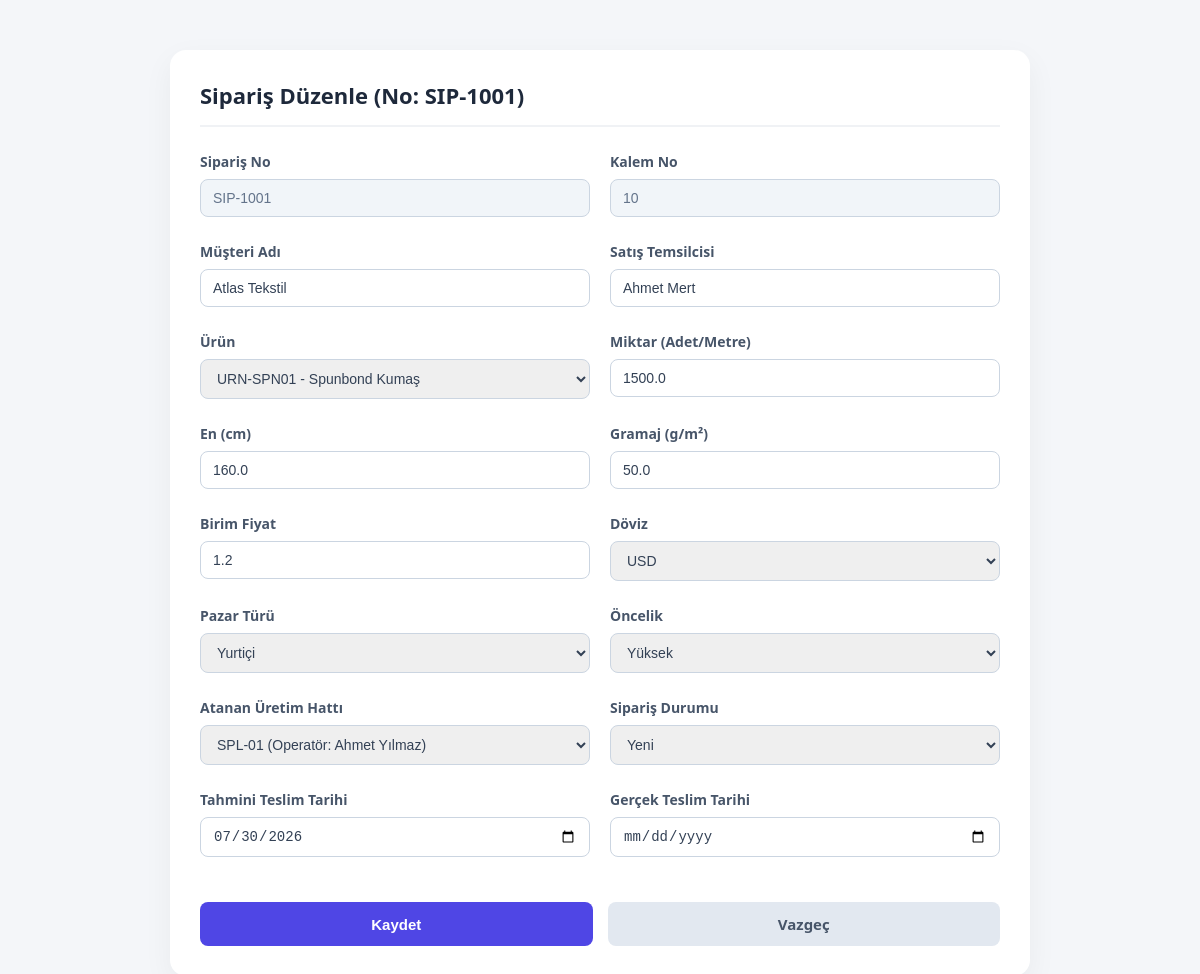
The page /orders/1/edit on the database as committed earlier.
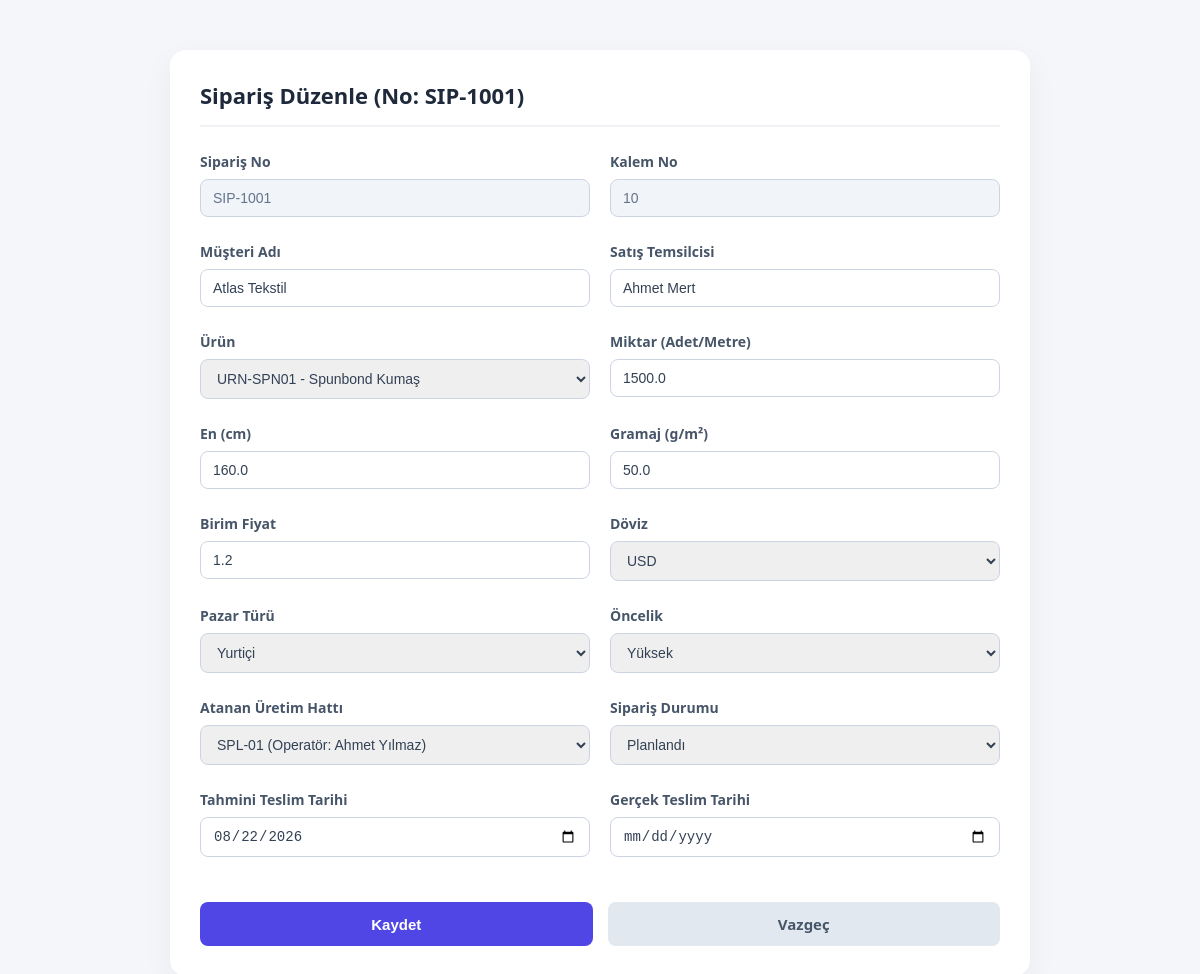
The same page on the database as committed later.
### app/models.py (models this page shows)
class Order(Base):
    __tablename__ = "orders"
    id: Mapped[int] = mapped_column(
        primary_key=True,
        index=True,
    )
    order_no: Mapped[str] = mapped_column(
        String(50),
        unique=False,
        nullable=False,
        index=True,
    )
    item_no: Mapped[str] = mapped_column(
        String(50),
        nullable=False,
        index=True,
    )
    customer_name: Mapped[str] = mapped_column(
        String(150),
        nullable=False,
    )
    product_id: Mapped[int | None] = mapped_column(
        ForeignKey("products.id"),
        nullable=True,
    )
    quantity: Mapped[float | None] = mapped_column(
        Float,
        nullable=True,
    )
    width: Mapped[float | None] = mapped_column(
        Float,
        nullable=True,
    )
    grammage: Mapped[float | None] = mapped_column(
        Float,
        nullable=True,
    )
    market_type: Mapped[str] = mapped_column(
        String(50),
        default="Yurtiçi",
        nullable=False,
    )
    sales_rep: Mapped[str | None] = mapped_column(
        String(100),
        nullable=True,
    )
    unit_price: Mapped[float] = mapped_column(
        Float,
        default=0.0,
        nullable=False,
    )
    currency: Mapped[str] = mapped_column(
        String(20),
        default="TRY",
        nullable=False,
    )
    production_line: Mapped[str | None] = mapped_column(
        String(50),
        nullable=True,
    )
    priority: Mapped[str] = mapped_column(
        String(50),
        default="Orta",
        nullable=False,
    )
    status: Mapped[str] = mapped_column(
        String(50),
        default="Yeni",
        nullable=False,
    )
    estimated_delivery_date: Mapped[date | None] = mapped_column(
        Date,
        nullable=True,
    )
    actual_delivery_date: Mapped[date | None] = mapped_column(
        Date,
        nullable=True,
    )
    completion_date: Mapped[date | None] = mapped_column(
        Date,
        nullable=True,
    )
    product = relationship("Product", back_populates="orders")

class Product(Base):
    __tablename__ = "products"
    id: Mapped[int] = mapped_column(primary_key=True, index=True)
    product_code: Mapped[str] = mapped_column(String(50), unique=True, nullable=False, index=True) # Örn: URN-SPN01
    product_name: Mapped[str] = mapped_column(String(150), nullable=False)
    product_group: Mapped[str | None] = mapped_column(String(100), nullable=True) # Örn: Spunbond, Meltblown
    standard_width: Mapped[float | None] = mapped_column(Float, nullable=True) # Standart en değeri (cm)
    grammage: Mapped[float | None] = mapped_column(Float, nullable=True) # Standart gramajı (g/m2)
    unit: Mapped[str] = mapped_column(String(20), default="Metre", nullable=False) # Ölçü birimi
    eligible_lines: Mapped[str | None] = mapped_column(String(150), nullable=True) # Üretilebildiği makineler (Örn: "SPL-01,SPL-02")
    is_active: Mapped[bool] = mapped_column(Boolean, default=True, nullable=False)
    orders = relationship("Order", back_populates="product")
    recipes = relationship("Recipe", back_populates="product")

class ProductionLine(Base):
    __tablename__ = "production_lines"
    id: Mapped[int] = mapped_column(
        primary_key=True,
        index=True,
    )
    line_name: Mapped[str] = mapped_column(
        String(50),
        nullable=False,
    )
    capacity: Mapped[int | None] = mapped_column(
        nullable=True,
    )
    operator_name: Mapped[str | None] = mapped_column(
        String(100),
        nullable=True,
    )

### app/main.py (the view)
@app.get("/orders/{id}/edit", response_class=HTMLResponse)
def get_edit_order_form(request: Request, id: int):
    db = SessionLocal()
    try:
        order = db.query(models.Order).filter(models.Order.id == id).first()
        lines = db.query(models.ProductionLine).all()
        products = db.query(models.Product).filter(models.Product.is_active == True).all()
        if not order:
            raise HTTPException(status_code=404, detail="Sipariş bulunamadı.")
    finally:
        db.close()
    return templates.TemplateResponse(
        request=request,
        name="order_form.html",
        context={
            "request": request,
            "order": order,
            "lines": lines,
            "products": products
        }
    )

### app/templates/order_form.html (shortened to what the changed rows need)
<!DOCTYPE html>
<html lang="tr">
<head>
</head>
<body>
    <div class="container">
        <div class="header">
            <h1>{% if order %}Sipariş Düzenle (No: {{ order.order_no }}){% else %}Yeni Sipariş Ekle{% endif %}</h1>
        </div>
        <form action="{% if order %}/orders/{{ order.id }}/edit{% else %}/orders/new{% endif %}" method="post">
            <div class="form-grid">
                <div class="form-group">
                    <label for="order_no">Sipariş No</label>
                    <input type="text" id="order_no" name="order_no" required
                           value="{{ order.order_no if order else '' }}"
                           {% if order %}readonly{% endif %}>
                </div>
                <div class="form-group">
                    <label for="item_no">Kalem No</label>
                    <input type="text" id="item_no" name="item_no" required
                           value="{{ order.item_no if order else '' }}"
                           {% if order %}readonly{% endif %}>
                </div>
                <div class="form-group">
                    <label for="customer_name">Müşteri Adı</label>
                    <input type="text" id="customer_name" name="customer_name" required
                           value="{{ order.customer_name if order else '' }}">
                </div>
                <div class="form-group">
                    <label for="sales_rep">Satış Temsilcisi</label>
                    <input type="text" id="sales_rep" name="sales_rep"
                           value="{{ order.sales_rep if order and order.sales_rep else '' }}">
                </div>
                <div class="form-group">
                    <label for="product_id">Ürün</label>
                    <select id="product_id" name="product_id" required>
                        {% for product in products %}
                            <option value="{{ product.id }}" {% if order and order.product_id == product.id %}selected{% endif %}>
                                {{ product.product_code }} - {{ product.product_name }}
                            </option>
                        {% endfor %}
                    </select>
                </div>
                <div class="form-group">
                    <label for="quantity">Miktar (Adet/Metre)</label>
                    <input type="number" step="any" id="quantity" name="quantity" required
                           value="{{ order.quantity if order else '' }}">
                </div>
                <div class="form-group">
                    <label for="width">En (cm)</label>
                    <input type="number" step="any" id="width" name="width"
                           value="{{ order.width if order and order.width else '' }}">
                </div>
                <div class="form-group">
                    <label for="grammage">Gramaj (g/m²)</label>
                    <input type="number" step="any" id="grammage" name="grammage"
                           value="{{ order.grammage if order and order.grammage else '' }}">
                </div>
                <div class="form-group">
                    <label for="unit_price">Birim Fiyat</label>
                    <input type="number" step="any" id="unit_price" name="unit_price" required
                           value="{{ order.unit_price if order else '0.0' }}">
                </div>
                <div class="form-group">
                    <label for="currency">Döviz</label>
                    <select id="currency" name="currency" required>
                        <option value="USD" {% if order and order.currency == 'USD' %}selected{% endif %}>USD</option>
                    </select>
                </div>
                <div class="form-group">
                    <label for="market_type">Pazar Türü</label>
                    <select id="market_type" name="market_type" required>
                        <option value="Yurtiçi" {% if order and order.market_type == 'Yurtiçi' or not order %}selected{% endif %}>Yurtiçi</option>
                    </select>
                </div>
                <div class="form-group">
                    <label for="priority">Öncelik</label>
                    <select id="priority" name="priority" required>
                        <option value="Yüksek" {% if order and order.priority == 'Yüksek' %}selected{% endif %}>Yüksek</option>
                    </select>
                </div>
                <div class="form-group">
                    <label for="production_line">Atanan Üretim Hattı</label>
                    <select id="production_line" name="production_line">
                        {% for line in lines %}
                            <option value="{{ line.line_name }}"
                                    {% if order and order.production_line == line.line_name %}selected{% endif %}>
                                {{ line.line_name }} (Operatör: {{ line.operator_name or 'Yok' }})
                            </option>
                        {% endfor %}
                    </select>
                </div>
                <div class="form-group">
                    <label for="status">Sipariş Durumu</label>
                    <select id="status" name="status" required>
                        <option value="Yeni" {% if order and order.status == 'Yeni' %}selected{% endif %}>Yeni</option>
                        <option value="Planlandı" {% if order and order.status == 'Planlandı' %}selected{% endif %}>Planlandı</option>
                    </select>
                </div>
                <div class="form-group">
                    <label for="estimated_delivery_date">Tahmini Teslim Tarihi</label>
                    <input type="date" id="estimated_delivery_date" name="estimated_delivery_date" required
                           value="{{ order.estimated_delivery_date.strftime('%Y-%m-%d') if order and order.estimated_delivery_date else '' }}">
                </div>
            </div>
        </form>
    </div>
</body>
</html>

Rows that differ between the two databases and show on the page:
changed Order "SIP-1001": status "Yeni" → "Planlandı"; estimated_delivery_date "07/30/2026" → "08/22/2026"
